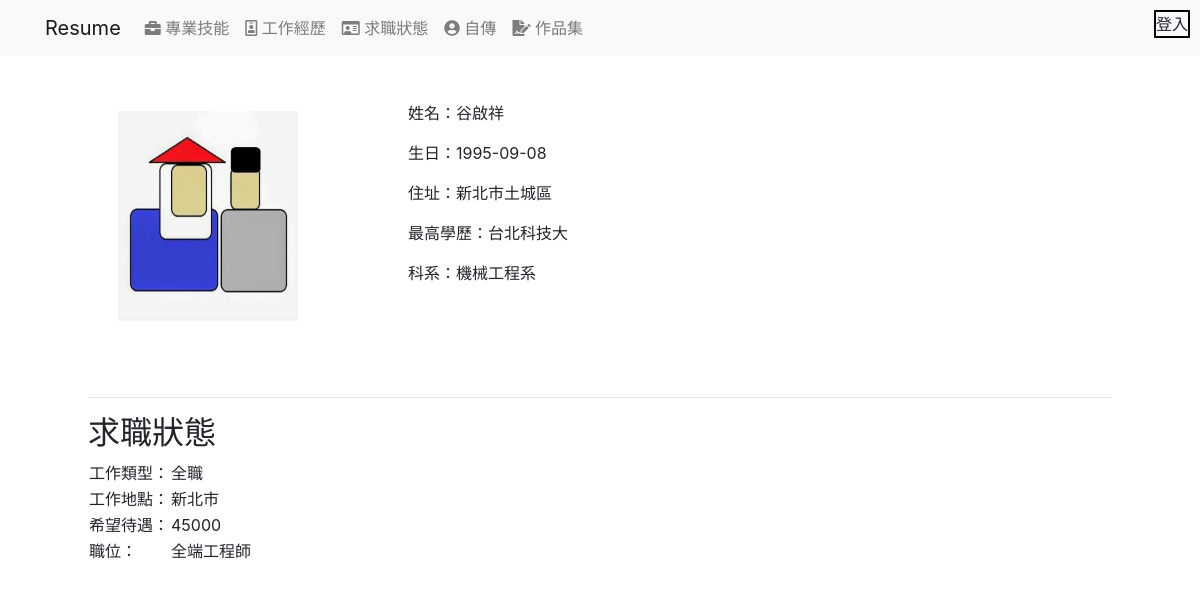
The page /?do=newwork on the database its author committed.
### tables this page shows
CREATE TABLE `information` (
  `id` int(10) NOT NULL,
  `acc` varchar(10) NOT NULL,
  `pw` varchar(10) NOT NULL,
  `name` varchar(4) NOT NULL,
  `birthday` date NOT NULL,
  `addr` varchar(60) NOT NULL,
  `profile` text NOT NULL,
  `Education` varchar(20) NOT NULL,
  `major` varchar(20) NOT NULL
);

CREATE TABLE `newwork` (
  `id` int(10) NOT NULL,
  `work_type` varchar(20) NOT NULL,
  `location` text NOT NULL,
  `salary` int(10) NOT NULL,
  `position` varchar(20) NOT NULL,
  `sh` int(1) DEFAULT NULL
);

### api/base.php (called while the page is built, shortened)
<?php
$dsn = "mysql:host=localhost;charset=utf8;dbname=resume";
$pdo = new PDO($dsn,"root","123");
function selectA( $table){
    global $pdo;
    $sql = "select * from $table "  ;
    return $pdo->query($sql)->fetchAll(PDO::FETCH_ASSOC);
}
?>

### index.php (the view, shortened to what this page needs)
<!DOCTYPE html>
<html lang="en">
<head>
    <link rel="stylesheet" href="./css/style.css">
    <link rel="stylesheet" href="./css/all.min.css">
    <link rel="stylesheet" href="./css/bootstrap.min.css">
</head>
<body>
    <nav class="navbar navbar-expand-lg navbar-light bg-light">
        <div class="container">
            <a class="navbar-brand" href="#">
                Resume
            </a>
                <div class="collapse navbar-collapse" id="navbarSupportedContent">
                  <ul class="navbar-nav mr-auto">
                    <li class="nav-item">
                      <a class="nav-link" href="?do=skill"><i class="fas fa-briefcase"></i> 專業技能</a>
                    </li>
                    <li class="nav-item">
                      <a class="nav-link" href="?do=work"><i class="far fa-id-badge"></i> 工作經歷</a>
                    </li>
                    <li class="nav-item">
                      <a class="nav-link" href="?do=newwork"><i class="far fa-id-card"></i> 求職狀態</a>
                    </li>
                    <li class="nav-item">
                      <a class="nav-link" href="?do=cover_letter"><i class="fas fa-user-circle"></i> 自傳</a>
                    </li>
                    <li class="nav-item">
                      <a class="nav-link" href="?do=portfolio"><i class="fas fa-file-signature"></i> 作品集</a>
                    </li>
                    <li class="nav-item ">
                        <div class="login">登入</div>
                    </li>
                  </ul>
            </div>
        </div>
    </nav>
    <div class="main">
        <div class="title">
            <div class="photo"><img src="./img/photo_sticker.jpg" alt=""></div>
            <div class="information">
                <?php
                    include_once ("./api/base.php");
                    $profile =selectA("information");
                    foreach( $profile as $row){
                        echo "<p>姓名：".$profile[0]['name'].'</p>';
                        echo "<p>生日：".$profile[0]['birthday'].'</p>';
                        echo "<p>住址：".$profile[0]['addr'].'</p>';
                        echo "<p>最高學歷：".$profile[0]['Education'].'</p>';
                        echo "<p>科系：".$profile[0]['major'].'</p>';
                    }
                ?>
            </div>
        </div>
        <hr>
        <div class="middle">
            <?php
                $do = (!empty($_GET['do']))?$_GET['do']:'skill';
                $path = "./" . $do . ".php";
                if(file_exists($path)){
                    include ($path);
                }else{
                    include ("./api/skill.php");
                }
            ?>
        </div>
    </div>
</body>
</html>

### newwork.php
<h2>求職狀態</h2>
<?php
include_once ("./api/base.php");
$row = selectA("newwork");
foreach( $row as $value){
    if($value['sh'] == 1){
        echo "<table>";
        echo "<tr>";
        echo "<td>工作類型：</td>";
        echo "<td>" . $value['work_type'] . "</td>";
        echo "</tr>";
        echo "<tr>";
        echo "<td>工作地點：</td>";
        echo "<td>" . $value['location'] . "</td>";
        echo "</tr>";
        echo "<tr>";
        echo "<td>希望待遇：</td>";
        echo "<td>" . $value['salary'] . "</td>";
        echo "</tr>";
        echo "<tr>";
        echo "<td>職位：</td>";
        echo "<td>" . $value['position'] . "</td>";
        echo "</tr>";
        echo "</table>";
        echo "<br>";
    }
}
?>

### css/style.css (style rules this page uses)
.main { width: 1024px; height: 768px; margin: auto; position: relative; top: 25px; }
.title { width: 100%; height: 300px; position: relative; }
.photo { width: 300px; height: 100%; display: inline-block; position: absolute; }
.photo img { margin: 30px; width: 60%; height: 70%; }
.information { width: calc( 1024px - 300px); height: 100%; display: inline-block; position: absolute; left: 300px; top: 0; padding: 20px; padding-right: 50px; }
.middle { width: 100%; height: calc( 768px - 300px); position: relative; }
.login { position: absolute; right: 10px; top: 10px; border: 2px solid black; }
a { text-decoration: none; }
td { margin: 10px; }

### rows shown on the page
information: name "谷啟祥", birthday "1995-09-08", addr "新北市土城區", Education "台北科技大", major "機械工程系"
newwork: work_type "全職", location "新北市", salary "45000", position "全端工程師"
